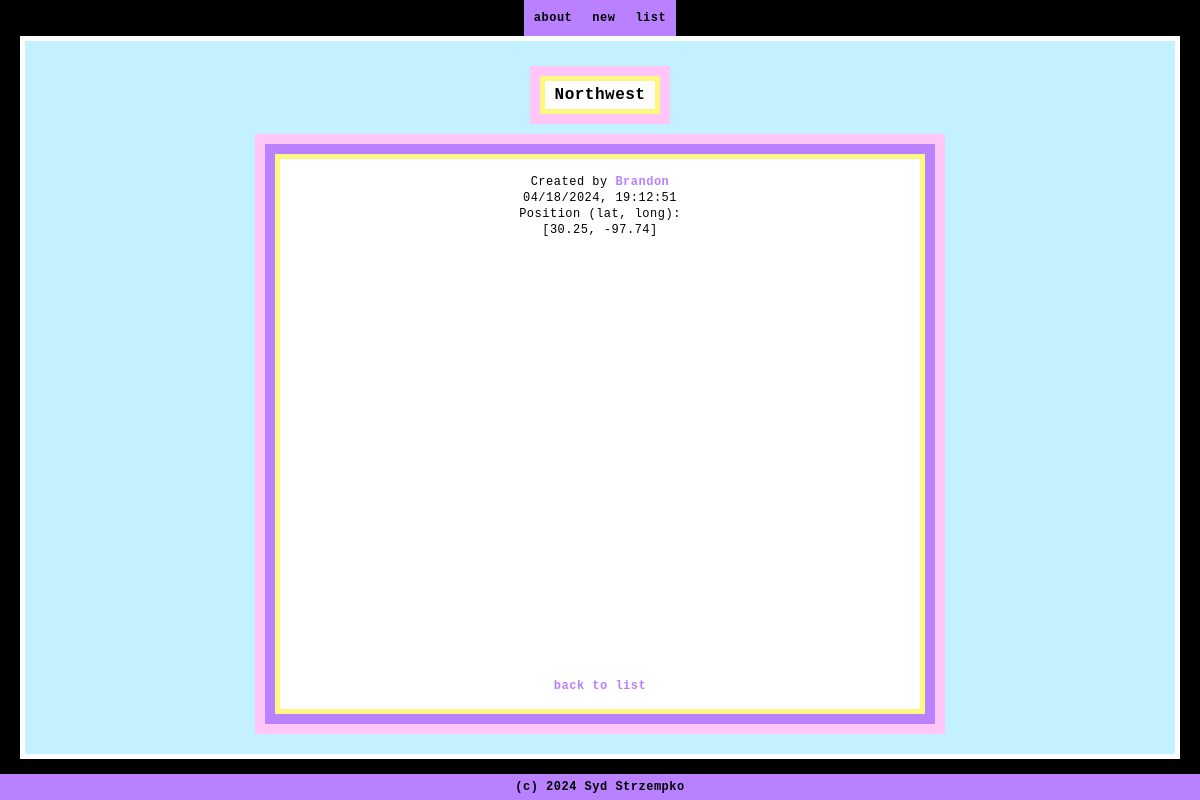
/entry/4, run on the app's committed database.
### models/entries.py (models this page shows, shortened)
class Entry(db.Model):
    __tablename__ = "entries"
    id: Mapped[int] = mapped_column(primary_key=True)
    created: Mapped[datetime.datetime] = mapped_column(
        DateTime(timezone=True), server_default=func.now()
    )
    title: Mapped[str]
    lat: Mapped[int] = mapped_column(default=0, nullable=False)
    long: Mapped[int] = mapped_column(default=0, nullable=False)
    verified: Mapped[bool] = mapped_column(default=False, nullable=False)
    user_id = mapped_column(ForeignKey("users.id"))
    user: Mapped["User"] = relationship(back_populates="entries")
    def to_dict(self, incl_relationship=False):
        if (incl_relationship):
            user_dict = { 'user': self.user.to_dict() }
            return {**user_dict, **safe_convert(self)}
        else:
            return safe_convert(self)

### models/users.py (models this page shows, shortened)
class User(db.Model):
    __tablename__ = "users"
    id: Mapped[int] = mapped_column(primary_key=True)
    name: Mapped[str] = mapped_column(String(30))
    entries: Mapped[List["Entry"]] = relationship(back_populates="user")
    def to_dict(self, incl_relationship=False):
        if (incl_relationship):
            entries_dict = { 'entries': [e.to_dict() for e in self.entries] }
            return {**entries_dict, **safe_convert(self)}
        return safe_convert(self)

### app.py (the view)
@app.route('/entry/<int:entry_id>')
def entry(entry_id):
    entry = db.session.get(Entry, entry_id)
    if entry is None:
        abort(404)
    return render_template('entry.html', entry=entry.to_dict(True))

### utilities.py (called while the page is built)
def safe_convert(arr):
    return {column.name: safe_convert_single(getattr(arr, column.name)) for column in arr.__table__.columns}

def safe_convert_single(val):
    if isinstance(val, datetime.datetime):
        return val.strftime("%m/%d/%Y, %H:%M:%S")
    if isinstance(val, bool):
        return str(val)
    return val

### templates/entry.html
{% extends 'base.html' %}
{% set active_page = 'entry' %}
{% set entries = [entry] %}
{% block content %}
    <div class="header">
        <div class="text">{{ entry.title }}</div>
    </div>
    <div class="body">
        <div class="section">
            <div>
                <div>Created by <a href="{{ url_for('user', user_id=entry.user.id) }}">{{ entry.user.name }}</a></div>
                <div>{{ entry.created }}</div>
                <div>Position (lat, long):</div>
                <div>[{{ entry.lat }}, {{ entry.long }}]</div>
            </div>
            <div id="mapview">
                <div id="map"></div>
            </div>
            <div><a href="{{ url_for('list') }}"> back to list </a></div>
        </div>
    </div>
{% endblock %}

### static/css/style.css (style rules this page uses)
:root { --lavender: #ECD2FC; --purple: #B980FF; --pink: #FFC6F7; --yellow: #FFF880; --softblue: #C4F1FF; }
html, body { height: 100%; }
body, .content, .nav { margin: 0; display: flex; flex-flow: column nowrap; align-items: stretch; justify-content: stretch; text-align: center; font-family: monospace; font-size: 12px; line-height: 16px; letter-spacing: .5px; background-color: black; color: black; }
.header { display: flex; flex-flow: column; align-items: center; margin: 5px auto 0; border: 10px solid var(--pink); }
.text { padding: 5px 10px; font-weight: bolder; font-size: 16px; line-height: 18px; background: white; color: black; border: 5px solid var(--yellow); }
.body { display: flex; flex-flow: column nowrap; margin: auto; padding: 10px; gap: 10px; background-color: var(--purple); border: 10px solid var(--pink); }
.section { display: flex; flex-flow: column nowrap; align-items: center; gap: 20px; background-color: white; border: 5px solid var(--yellow); padding: 15px 20px; }
#mapview { margin: auto; }
a { color: var(--purple); text-decoration: none; font-weight: bold; }
#map { height: 400px; width: 600px; }

### data on the page
Entry: title "Northwest", lat "30.25", long "-97.74"
User: user.name "Brandon"

### other printed values
{{ nav }} "about" "new" "list"
{{ entry.created }} "04/18/2024, 19:12:51"
